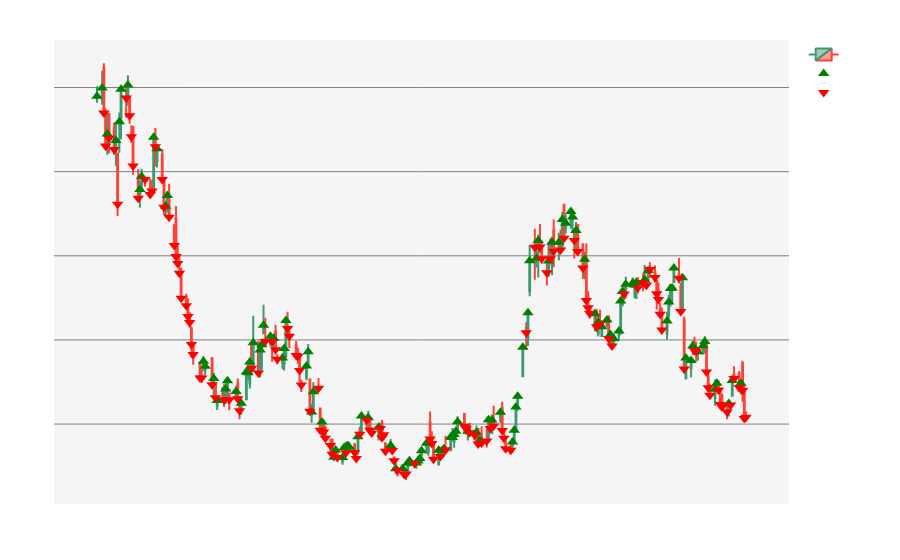
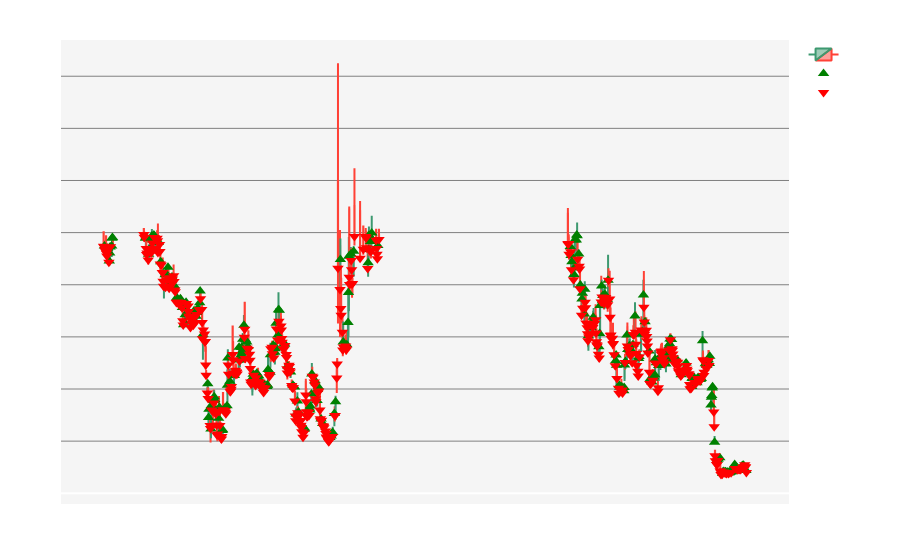

These figures' notebook cell, in order:
### Code cell
# Load the selected stock data
selected_stock_data = None

# UI Components
stock_dropdown = widgets.Dropdown(
    options=[(stock['stock_name'], i) for i, stock in enumerate(stock_files)],
    description='Select Stock:',
    disabled=False,
)

start_date_picker = widgets.DatePicker(
    description='Start Date',
    disabled=False
)

end_date_picker = widgets.DatePicker(
    description='End Date',
    disabled=False
)

# Set default values for price and volume range sliders
default_min_close = 0 
default_max_close = 100  

price_range_slider = widgets.FloatRangeSlider(
    value=[default_min_close, default_max_close],
    min=default_min_close,
    max=default_max_close,
    step=0.1,
    description='Price Range:',
    continuous_update=False
)

chart_type_dropdown = widgets.Dropdown(
    options=['Line Chart', 'Candlestick Chart'],
    value='Line Chart',
    description='Chart Type:',
    disabled=False,
)

def load_selected_stock_data(change):
    global selected_stock_data
    stock_index = change.new
    if stock_index is not None:
        file_path = stock_files[stock_index]['file_path']
        selected_stock_data = pd.read_csv(file_path)
        selected_stock_data['Date'] = pd.to_datetime(selected_stock_data['Date'])
        
        # Set the start and end date pickers to the dataset's start and end dates
        if not selected_stock_data.empty:
            min_date = selected_stock_data['Date'].min()
            max_date = selected_stock_data['Date'].max()
            start_date_picker.value = min_date.date()
            end_date_picker.value = max_date.date()

        # Calculate Buy and Sell signals
        selected_stock_data['Buy'] = selected_stock_data['Close'] > selected_stock_data['Open']
        selected_stock_data['Sell'] = selected_stock_data['Close'] < selected_stock_data['Open']

# Create labels for the widgets
stock_label = widgets.Label(value='Select Stock:')
date_range_label = widgets.Label(value='Date Range:')
price_range_label = widgets.Label(value='Price Range:')
chart_type_label = widgets.Label(value='Chart Type:')
apply_filters_label = widgets.Label(value='Apply Filters:')

# Observers and UI Components
stock_dropdown.observe(load_selected_stock_data, names='value')

date_range_box = widgets.HBox([start_date_picker, end_date_picker])
price_range_box = widgets.HBox([price_range_slider])

chart_options_box = widgets.HBox([chart_type_dropdown])

filter_button = widgets.Button(description='Apply Filters')
output = widgets.Output()

# Function to filter and display data
def filter_data(b):
    with output:
        # Close the previous figure
        # plt.close()
        plt.clf()
        clear_output(wait=True)
        
        if selected_stock_data is None or selected_stock_data.empty:
            print("Please select a stock and load the data.")
            return

        filtered_data = selected_stock_data[
            (selected_stock_data['Date'] >= pd.to_datetime(start_date_picker.value)) & 
            (selected_stock_data['Date'] <= pd.to_datetime(end_date_picker.value)) &
            (selected_stock_data['Close'] >= price_range_slider.value[0]) & 
            (selected_stock_data['Close'] <= price_range_slider.value[1])
        ]

        if filtered_data.empty:
            print("No data to display for the selected filters.")
            return
        
        # Display Buy and Sell signals
        buy_signals = filtered_data[filtered_data['Buy']]
        sell_signals = filtered_data[filtered_data['Sell']]

        if chart_type_dropdown.value == 'Line Chart':
            plt.figure(figsize=(10, 4))
            plt.plot(filtered_data['Date'], filtered_data['Close'], label='Close Price')

            # Plot Buy/Sell signals
            plt.scatter(buy_signals['Date'], buy_signals['Close'], marker='^', color='green', label='Buy Signal', alpha=1)
            plt.scatter(sell_signals['Date'], sell_signals['Close'], marker='v', color='red', label='Sell Signal', alpha=1)

            plt.xlabel('Date')
            plt.ylabel('Price')
            plt.title(f"{stock_files[stock_dropdown.value]['stock_name']} Stock Price")
            plt.legend()
            plt.show()

        elif chart_type_dropdown.value == 'Candlestick Chart':
            # Clear the Plotly figure if it exists
            if 'fig' in locals():
                fig = None

            fig = go.Figure(data=[go.Candlestick(
                x=filtered_data['Date'],
                open=filtered_data['Open'],
                high=filtered_data['High'],
                low=filtered_data['Low'],
                close=filtered_data['Close']
            )])

            fig.update_layout(
                title=f"{stock_files[stock_dropdown.value]['stock_name']} Candlestick Chart",
                title_font=dict(color='white'),
                title_x=0.5,  
                title_y=0.95, 
                xaxis_title='Date',
                yaxis_title='Price',
                xaxis_rangeslider_visible=False,
                paper_bgcolor='rgba(0,0,0,0)',
                plot_bgcolor='rgba(245, 245, 245, 1)',
                margin=dict(l=40, r=40, t=40, b=40),
                hovermode='closest',
                xaxis=dict(
                    showline=True,
                    showgrid=False,
                    showticklabels=True,
                    tickfont=dict(color='white'),
                    title_font=dict(color='white')
                ),
                yaxis=dict(
                    showline=True,
                    showgrid=True,
                    showticklabels=True,
                    gridcolor='gray',
                    tickfont=dict(color='white'),
                    title_font=dict(color='white')
                ),
                showlegend=True,
                autosize=True,
                legend_title_font=dict(color='white'),  # Set legend title color to white
                legend_font=dict(color='white')
            )
            
            # Add Buy and Sell markers or annotations
            fig.add_trace(go.Scatter(x=buy_signals['Date'], y=buy_signals['Close'], mode='markers', name='Buy', marker=dict(color='green', size=10, symbol='triangle-up')))
            fig.add_trace(go.Scatter(x=sell_signals['Date'], y=sell_signals['Close'], mode='markers', name='Sell', marker=dict(color='red', size=10, symbol='triangle-down')))

            fig.show()

# Link the filter button to the filter_data function
filter_button.on_click(filter_data)

# Create a VBox to organize the widgets vertically
ui = widgets.VBox([
    widgets.HBox([stock_label, stock_dropdown]),
    widgets.HBox([date_range_label, date_range_box]),
    widgets.HBox([chart_type_label, chart_options_box]),
    widgets.HBox([apply_filters_label, filter_button]),
    output,
])

display(ui)

### Figure 1 — Plotly figure (JSON) as saved in the notebook; plotly's stock layout.template omitted (floating-point values rounded to 4 significant figures; data arrays with more than 128 entries replaced by an {"elided": "..."} marker saying what was removed)
{"data": [{"close": {"elided": "261 float values"}, "high": {"elided": "261 float values"}, "low": {"elided": "261 float values"}, "open": {"elided": "261 float values"}, "type": "candlestick", "x": {"elided": "261 str values"}}, {"marker": {"color": "green", "size": 10, "symbol": "triangle-up"}, "mode": "markers", "name": "Buy", "type": "scatter", "x": ["2022-10-28T00:00:00", "2022-10-31T00:00:00", "2022-11-03T00:00:00", "2022-11-08T00:00:00", "2022-11-10T00:00:00", "2022-11-11T00:00:00", "2022-11-15T00:00:00", "2022-11-22T00:00:00", "2022-11-23T00:00:00", "2022-11-30T00:00:00", "2022-12-02T00:00:00", "2022-12-07T00:00:00", "2022-12-08T00:00:00", "2022-12-29T00:00:00", "2022-12-30T00:00:00", "2023-01-04T00:00:00", "2023-01-06T00:00:00", "2023-01-11T00:00:00", "2023-01-12T00:00:00", "2023-01-17T00:00:00", "2023-01-20T00:00:00", "2023-01-23T00:00:00", "2023-01-24T00:00:00", "2023-01-25T00:00:00", "2023-01-27T00:00:00", "2023-01-31T00:00:00", "2023-02-01T00:00:00", "2023-02-02T00:00:00", "2023-02-06T00:00:00", "2023-02-08T00:00:00", "2023-02-13T00:00:00", "2023-02-14T00:00:00", "2023-02-15T00:00:00", "2023-02-27T00:00:00", "2023-02-28T00:00:00", "2023-03-02T00:00:00", "2023-03-03T00:00:00", "2023-03-08T00:00:00", "2023-03-15T00:00:00", "2023-03-16T00:00:00", "2023-03-20T00:00:00", "2023-03-21T00:00:00", "2023-03-23T00:00:00", "2023-03-24T00:00:00", "2023-03-29T00:00:00", "2023-03-31T00:00:00", "2023-04-04T00:00:00", "2023-04-10T00:00:00", "2023-04-17T00:00:00", "2023-04-20T00:00:00", "2023-04-24T00:00:00", "2023-04-27T00:00:00", "2023-04-28T00:00:00", "2023-05-02T00:00:00", "2023-05-03T00:00:00", "2023-05-04T00:00:00", "2023-05-05T00:00:00", "2023-05-08T00:00:00", "2023-05-09T00:00:00", "2023-05-15T00:00:00", "2023-05-17T00:00:00", "2023-05-18T00:00:00", "2023-05-22T00:00:00", "2023-05-23T00:00:00", "2023-05-24T00:00:00", "2023-05-25T00:00:00", "2023-05-26T00:00:00", "2023-06-01T00:00:00", "2023-06-06T00:00:00", "2023-06-08T00:00:00", "2023-06-13T00:00:00", "2023-06-15T00:00:00", "2023-06-20T00:00:00", "2023-06-27T00:00:00", "2023-06-28T00:00:00", "2023-06-29T00:00:00", "2023-06-30T00:00:00", "2023-07-03T00:00:00", "2023-07-06T00:00:00", "2023-07-07T00:00:00", "2023-07-11T00:00:00", "2023-07-12T00:00:00", "2023-07-18T00:00:00", "2023-07-20T00:00:00", "2023-07-24T00:00:00", "2023-07-26T00:00:00", "2023-07-28T00:00:00", "2023-07-31T00:00:00", "2023-08-01T00:00:00", "2023-08-03T00:00:00", "2023-08-08T00:00:00", "2023-08-14T00:00:00", "2023-08-16T00:00:00", "2023-08-18T00:00:00", "2023-08-21T00:00:00", "2023-08-23T00:00:00", "2023-08-25T00:00:00", "2023-08-28T00:00:00", "2023-08-29T00:00:00", "2023-08-30T00:00:00", "2023-09-01T00:00:00", "2023-09-05T00:00:00", "2023-09-06T00:00:00", "2023-09-07T00:00:00", "2023-09-12T00:00:00", "2023-09-14T00:00:00", "2023-09-25T00:00:00", "2023-09-26T00:00:00", "2023-09-27T00:00:00", "2023-09-28T00:00:00", "2023-09-29T00:00:00", "2023-10-04T00:00:00", "2023-10-06T00:00:00", "2023-10-09T00:00:00", "2023-10-10T00:00:00", "2023-10-13T00:00:00", "2023-10-16T00:00:00", "2023-10-17T00:00:00", "2023-10-23T00:00:00", "2023-10-24T00:00:00", "2023-10-31T00:00:00", "2023-11-02T00:00:00", "2023-11-07T00:00:00"], "y": [34.48, 34.97, 32.24, 31.85, 32.96, 34.9, 35.15, 28.94, 29.71, 32.04, 31.36, 27.94, 28.58, 18.73, 18.43, 17.71, 16.4, 17.08, 17.58, 16.93, 16.23, 18.1, 18.05, 18.69, 19.83, 19.4, 19.71, 20.88, 20.22, 20.08, 18.92, 19.49, 21.15, 18.45, 19.3, 15.72, 16.92, 15.13, 13.03, 13.46, 13.02, 13.61, 13.71, 13.62, 14.24, 15.48, 15.38, 14.81, 13.73, 12.35, 12.36, 12.67, 12.82, 12.68, 12.81, 12.95, 13.41, 13.87, 13.86, 13.44, 13.41, 13.54, 14.23, 14.2, 14.38, 14.57, 15.14, 14.58, 14.5, 14.05, 15.25, 15.24, 15.7, 13.94, 14.64, 16.01, 16.66, 19.56, 21.62, 24.7, 24.85, 25.91, 24.69, 25.81, 25.81, 27.15, 26.94, 27.64, 27.3, 26.5, 24.8, 21.56, 21.04, 20.78, 21.18, 20.32, 20.07, 20.53, 22.31, 22.88, 23.31, 23.39, 23.26, 23.42, 23.58, 24.11, 21.13, 22.26, 23.05, 23.08, 24.28, 23.69, 18.92, 18.78, 19.64, 19.3, 19.66, 19.9, 17.07, 17.43, 16.22, 17.59, 17.42]}, {"marker": {"color": "red", "size": 10, "symbol": "triangle-down"}, "mode": "markers", "name": "Sell", "type": "scatter", "x": {"elided": "137 str values"}, "y": {"elided": "137 float values"}}], "layout": {"autosize": true, "hovermode": "closest", "legend": {"font": {"color": "white"}, "title": {"font": {"color": "white"}}}, "margin": {"b": 40, "l": 40, "r": 40, "t": 40}, "paper_bgcolor": "rgba(0,0,0,0)", "plot_bgcolor": "rgba(245, 245, 245, 1)", "showlegend": true, "title": {"font": {"color": "white"}, "text": "RIVN Candlestick Chart", "x": 0.5, "y": 0.95}, "xaxis": {"rangeslider": {"visible": false}, "showgrid": false, "showline": true, "showticklabels": true, "tickfont": {"color": "white"}, "title": {"font": {"color": "white"}, "text": "Date"}}, "yaxis": {"gridcolor": "gray", "showgrid": true, "showline": true, "showticklabels": true, "tickfont": {"color": "white"}, "title": {"font": {"color": "white"}, "text": "Price"}}}}

### Figure 2 — Plotly figure (JSON) as saved in the notebook; plotly's stock layout.template omitted (floating-point values rounded to 4 significant figures; data arrays with more than 128 entries replaced by an {"elided": "..."} marker saying what was removed)
{"data": [{"close": {"elided": "701 float values"}, "high": {"elided": "701 float values"}, "low": {"elided": "701 float values"}, "open": {"elided": "701 float values"}, "type": "candlestick", "x": {"elided": "701 str values"}}, {"marker": {"color": "green", "size": 10, "symbol": "triangle-up"}, "mode": "markers", "name": "Buy", "type": "scatter", "x": {"elided": "287 str values"}, "y": {"elided": "287 float values"}}, {"marker": {"color": "red", "size": 10, "symbol": "triangle-down"}, "mode": "markers", "name": "Sell", "type": "scatter", "x": {"elided": "402 str values"}, "y": {"elided": "402 float values"}}], "layout": {"autosize": true, "hovermode": "closest", "legend": {"font": {"color": "white"}, "title": {"font": {"color": "white"}}}, "margin": {"b": 40, "l": 40, "r": 40, "t": 40}, "paper_bgcolor": "rgba(0,0,0,0)", "plot_bgcolor": "rgba(245, 245, 245, 1)", "showlegend": true, "title": {"font": {"color": "white"}, "text": "AMC Candlestick Chart", "x": 0.5, "y": 0.95}, "xaxis": {"rangeslider": {"visible": false}, "showgrid": false, "showline": true, "showticklabels": true, "tickfont": {"color": "white"}, "title": {"font": {"color": "white"}, "text": "Date"}}, "yaxis": {"gridcolor": "gray", "showgrid": true, "showline": true, "showticklabels": true, "tickfont": {"color": "white"}, "title": {"font": {"color": "white"}, "text": "Price"}}}}
